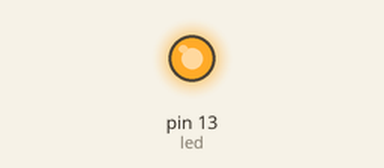
This sketch was run on a simulated Arduino Uno, built with avr-gcc and run on an emulated ATmega328P. On the bench: output pins drawn as LEDs (lit = HIGH). What the sketch prints to the serial monitor is not drawn.

Above: at 2.5 s.
At 6.5 s:
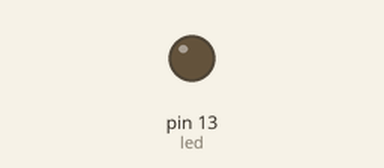
Timing chart, 0 to 10.4 s (numbered marks = the images above):
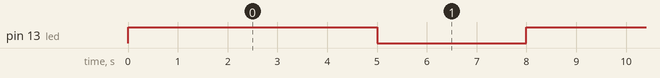

The sketch:

Hello_World.ino
```cpp
/*El programa "Hola Mundo" es un clásico en la programación, y es una excelente manera de comenzar a aprender a usar Arduino. Este programa simple enciende y apaga el LED integrado en la placa Arduino, y también muestra el mensaje "Hola Mundo" en el monitor serial.

Materiales necesarios:

Placa Arduino Uno
Cable USB
Computadora
Pasos:

Descarga e instala el IDE de Arduino:

El IDE de Arduino es un software gratuito que te permite escribir y subir código a tu placa Arduino. Puedes descargarlo desde el sitio web oficial de Arduino: https://support.arduino.cc/hc/en-us/articles/360019833020-Download-and-install-Arduino-IDE

Conecta tu placa Arduino a tu computadora:

Usa el cable USB para conectar tu placa Arduino a tu computadora.

Abre el IDE de Arduino:

Una vez que tu placa Arduino esté conectada, abre el IDE de Arduino.

Escribe el siguiente código:*/

const int led = 13; // Define el pin del LED

void setup() {
  pinMode(led, OUTPUT); // Configura el pin del LED como salida
  Serial.begin(9600); // Inicializa la comunicación serial
}

void loop() {
  digitalWrite(led, HIGH);   // Enciende el LED
  delay(5000);               // Espera 1 segundo
  digitalWrite(led, LOW);    // Apaga el LED
  delay(3000);               // Espera 1 segundo
  Serial.println("Hola Mundo!"); // Imprime "Hola Mundo!" en el monitor serial
}
/*Sube el código a tu placa Arduino:

Para subir el código a tu placa Arduino, haz clic en el botón "Subir" (una flecha hacia arriba) en la barra de herramientas del IDE de Arduino.

Abre el monitor serial:

Para ver el mensaje "Hola Mundo!", abre el monitor serial. En el IDE de Arduino, haz clic en "Herramientas" > "Monitor serial".

Observa el LED y el monitor serial:

El LED debería encenderse y apagarse cada segundo, y el mensaje "Hola Mundo!" debería aparecer en el monitor serial.

Explicación del código:

La línea const int led = 13; define una constante llamada led que almacena el número de pin al que está conectado el LED.
La función setup() se ejecuta una vez al inicio del programa. En esta función, configuramos el pin del LED como salida utilizando la función pinMode(). También inicializamos la comunicación serial con la función Serial.begin().
La función loop() se ejecuta repetidamente en un bucle infinito. En esta función, encendemos el LED con la función digitalWrite(led, HIGH), esperamos un segundo con la función delay(1000), apagamos el LED con la función digitalWrite(led, LOW), esperamos otro segundo con delay(1000) e imprimimos el mensaje "Hola Mundo!" en el monitor serial con la función Serial.println().*/
```

Measured:
- by itself, pin 13 (led): alternates HIGH for 5.0 s and LOW for 3.0 s
